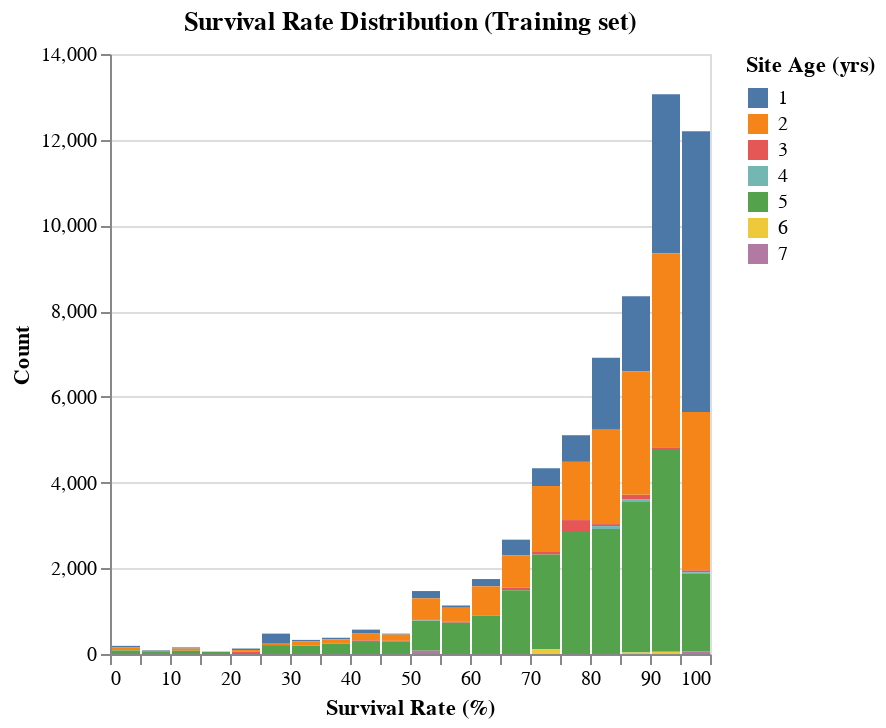

Write notebook code for a chart like this one.
### Code cell
target_barplot = alt.Chart(train_lookup).mark_bar().encode(
    x = alt.X('target:Q').bin(maxbins=40).title('Survival Rate (%)'),
    y = alt.Y('count()').title('Count'),
    color = alt.Color('Age:N').title('Site Age (yrs)'),
    
).properties(
    title='Survival Rate Distribution (Training set)'
)
target_barplot

### Figure 1 — Vega specification as saved in the notebook (floating-point values rounded to 4 significant figures)
{"$schema": "https://vega.github.io/schema/vega/v5.json", "data": [{"name": "source_0", "values": [{"Age": 1, "__count_end": 12200.0, "__count_start": 5648.0, "bin_maxbins_40_target": 95.0, "bin_maxbins_40_target_end": 100.0}, {"Age": 1, "__count_end": 6914.0, "__count_start": 5230.0, "bin_maxbins_40_target": 80.0, "bin_maxbins_40_target_end": 85.0}, {"Age": 1, "__count_end": 8347.0, "__count_start": 6592.0, "bin_maxbins_40_target": 85.0, "bin_maxbins_40_target_end": 90.0}, {"Age": 1, "__count_end": 13060.0, "__count_start": 9353.0, "bin_maxbins_40_target": 90.0, "bin_maxbins_40_target_end": 95.0}, {"Age": 1, "__count_end": 475.0, "__count_start": 453.0, "bin_maxbins_40_target": 45.0, "bin_maxbins_40_target_end": 50.0}, {"Age": 1, "__count_end": 5105.0, "__count_start": 4483.0, "bin_maxbins_40_target": 75.0, "bin_maxbins_40_target_end": 80.0}, {"Age": 1, "__count_end": 1749.0, "__count_start": 1578.0, "bin_maxbins_40_target": 60.0, "bin_maxbins_40_target_end": 65.0}, {"Age": 1, "__count_end": 4334.0, "__count_start": 3918.0, "bin_maxbins_40_target": 70.0, "bin_maxbins_40_target_end": 75.0}, {"Age": 1, "__count_end": 2668.0, "__count_start": 2305.0, "bin_maxbins_40_target": 65.0, "bin_maxbins_40_target_end": 70.0}, {"Age": 1, "__count_end": 569.0, "__count_start": 476.0, "bin_maxbins_40_target": 40.0, "bin_maxbins_40_target_end": 45.0}, {"Age": 1, "__count_end": 86.0, "__count_start": 72.0, "bin_maxbins_40_target": 5.0, "bin_maxbins_40_target_end": 10.0}, {"Age": 1, "__count_end": 1469.0, "__count_start": 1299.0, "bin_maxbins_40_target": 50.0, "bin_maxbins_40_target_end": 55.0}, {"Age": 1, "__count_end": 329.0, "__count_start": 297.0, "bin_maxbins_40_target": 30.0, "bin_maxbins_40_target_end": 35.0}, {"Age": 1, "__count_end": 1132.0, "__count_start": 1079.0, "bin_maxbins_40_target": 55.0, "bin_maxbins_40_target_end": 60.0}, {"Age": 1, "__count_end": 476.0, "__count_start": 239.0, "bin_maxbins_40_target": 25.0, "bin_maxbins_40_target_end": 30.0}, {"Age": 1, "__count_end": 379.0, "__count_start": 341.0, "bin_maxbins_40_target": 35.0, "bin_maxbins_40_target_end": 40.0}, {"Age": 1, "__count_end": 128.0, "__count_start": 92.0, "bin_maxbins_40_target": 20.0, "bin_maxbins_40_target_end": 25.0}, {"Age": 1, "__count_end": 190.0, "__count_start": 158.0, "bin_maxbins_40_target": 0.0, "bin_maxbins_40_target_end": 5.0}, {"Age": 1, "__count_end": 154.0, "__count_start": 127.0, "bin_maxbins_40_target": 10.0, "bin_maxbins_40_target_end": 15.0}, {"Age": 1, "__count_end": 56.0, "__count_start": 49.0, "bin_maxbins_40_target": 15.0, "bin_maxbins_40_target_end": 20.0}, {"Age": 2, "__count_end": 6592.0, "__count_start": 3713.0, "bin_maxbins_40_target": 85.0, "bin_maxbins_40_target_end": 90.0}, {"Age": 2, "__count_end": 5648.0, "__count_start": 1951.0, "bin_maxbins_40_target": 95.0, "bin_maxbins_40_target_end": 100.0}, {"Age": 2, "__count_end": 5230.0, "__count_start": 3030.0, "bin_maxbins_40_target": 80.0, "bin_maxbins_40_target_end": 85.0}, {"Age": 2, "__count_end": 3918.0, "__count_start": 2381.0, "bin_maxbins_40_target": 70.0, "bin_maxbins_40_target_end": 75.0}, {"Age": 2, "__count_end": 9353.0, "__count_start": 4823.0, "bin_maxbins_40_target": 90.0, "bin_maxbins_40_target_end": 95.0}, {"Age": 2, "__count_end": 2305.0, "__count_start": 1550.0, "bin_maxbins_40_target": 65.0, "bin_maxbins_40_target_end": 70.0}, {"Age": 2, "__count_end": 4483.0, "__count_start": 3125.0, "bin_maxbins_40_target": 75.0, "bin_maxbins_40_target_end": 80.0}, {"Age": 2, "__count_end": 1299.0, "__count_start": 809.0, "bin_maxbins_40_target": 50.0, "bin_maxbins_40_target_end": 55.0}, {"Age": 2, "__count_end": 476.0, "__count_start": 317.0, "bin_maxbins_40_target": 40.0, "bin_maxbins_40_target_end": 45.0}, {"Age": 2, "__count_end": 453.0, "__count_start": 308.0, "bin_maxbins_40_target": 45.0, "bin_maxbins_40_target_end": 50.0}, {"Age": 2, "__count_end": 1578.0, "__count_start": 909.0, "bin_maxbins_40_target": 60.0, "bin_maxbins_40_target_end": 65.0}, {"Age": 2, "__count_end": 72.0, "__count_start": 46.0, "bin_maxbins_40_target": 5.0, "bin_maxbins_40_target_end": 10.0}, {"Age": 2, "__count_end": 158.0, "__count_start": 83.0, "bin_maxbins_40_target": 0.0, "bin_maxbins_40_target_end": 5.0}, {"Age": 2, "__count_end": 297.0, "__count_start": 201.0, "bin_maxbins_40_target": 30.0, "bin_maxbins_40_target_end": 35.0}, {"Age": 2, "__count_end": 1079.0, "__count_start": 759.0, "bin_maxbins_40_target": 55.0, "bin_maxbins_40_target_end": 60.0}, {"Age": 2, "__count_end": 341.0, "__count_start": 247.0, "bin_maxbins_40_target": 35.0, "bin_maxbins_40_target_end": 40.0}, {"Age": 2, "__count_end": 239.0, "__count_start": 208.0, "bin_maxbins_40_target": 25.0, "bin_maxbins_40_target_end": 30.0}, {"Age": 2, "__count_end": 92.0, "__count_start": 54.0, "bin_maxbins_40_target": 20.0, "bin_maxbins_40_target_end": 25.0}, {"Age": 2, "__count_end": 127.0, "__count_start": 76.0, "bin_maxbins_40_target": 10.0, "bin_maxbins_40_target_end": 15.0}, {"Age": 2, "__count_end": 49.0, "__count_start": 47.0, "bin_maxbins_40_target": 15.0, "bin_maxbins_40_target_end": 20.0}, {"Age": 3, "__count_end": 3713.0, "__count_start": 3614.0, "bin_maxbins_40_target": 85.0, "bin_maxbins_40_target_end": 90.0}, {"Age": 3, "__count_end": 3030.0, "__count_start": 2985.0, "bin_maxbins_40_target": 80.0, "bin_maxbins_40_target_end": 85.0}, {"Age": 3, "__count_end": 2381.0, "__count_start": 2321.0, "bin_maxbins_40_target": 70.0, "bin_maxbins_40_target_end": 75.0}, {"Age": 3, "__count_end": 54.0, "__count_start": 23.0, "bin_maxbins_40_target": 20.0, "bin_maxbins_40_target_end": 25.0}, {"Age": 3, "__count_end": 1550.0, "__count_start": 1488.0, "bin_maxbins_40_target": 65.0, "bin_maxbins_40_target_end": 70.0}, {"Age": 3, "__count_end": 759.0, "__count_start": 730.0, "bin_maxbins_40_target": 55.0, "bin_maxbins_40_target_end": 60.0}, {"Age": 3, "__count_end": 4823.0, "__count_start": 4781.0, "bin_maxbins_40_target": 90.0, "bin_maxbins_40_target_end": 95.0}, {"Age": 3, "__count_end": 1951.0, "__count_start": 1909.0, "bin_maxbins_40_target": 95.0, "bin_maxbins_40_target_end": 100.0}, {"Age": 3, "__count_end": 201.0, "__count_start": 198.0, "bin_maxbins_40_target": 30.0, "bin_maxbins_40_target_end": 35.0}, {"Age": 3, "__count_end": 3125.0, "__count_start": 2870.0, "bin_maxbins_40_target": 75.0, "bin_maxbins_40_target_end": 80.0}, {"Age": 3, "__count_end": 909.0, "__count_start": 895.0, "bin_maxbins_40_target": 60.0, "bin_maxbins_40_target_end": 65.0}, {"Age": 3, "__count_end": 317.0, "__count_start": 281.0, "bin_maxbins_40_target": 40.0, "bin_maxbins_40_target_end": 45.0}, {"Age": 3, "__count_end": 247.0, "__count_start": 244.0, "bin_maxbins_40_target": 35.0, "bin_maxbins_40_target_end": 40.0}, {"Age": 3, "__count_end": 308.0, "__count_start": 287.0, "bin_maxbins_40_target": 45.0, "bin_maxbins_40_target_end": 50.0}, {"Age": 3, "__count_end": 809.0, "__count_start": 786.0, "bin_maxbins_40_target": 50.0, "bin_maxbins_40_target_end": 55.0}, {"Age": 4, "__count_end": 3614.0, "__count_start": 3556.0, "bin_maxbins_40_target": 85.0, "bin_maxbins_40_target_end": 90.0}, {"Age": 4, "__count_end": 1909.0, "__count_start": 1865.0, "bin_maxbins_40_target": 95.0, "bin_maxbins_40_target_end": 100.0}, {"Age": 4, "__count_end": 2985.0, "__count_start": 2916.0, "bin_maxbins_40_target": 80.0, "bin_maxbins_40_target_end": 85.0}, {"Age": 4, "__count_end": 786.0, "__count_start": 776.0, "bin_maxbins_40_target": 50.0, "bin_maxbins_40_target_end": 55.0}, {"Age": 5, "__count_end": 2916.0, "__count_start": 0.0, "bin_maxbins_40_target": 80.0, "bin_maxbins_40_target_end": 85.0}, {"Age": 5, "__count_end": 3556.0, "__count_start": 33.0, "bin_maxbins_40_target": 85.0, "bin_maxbins_40_target_end": 90.0}, {"Age": 5, "__count_end": 4781.0, "__count_start": 51.0, "bin_maxbins_40_target": 90.0, "bin_maxbins_40_target_end": 95.0}, {"Age": 5, "__count_end": 1865.0, "__count_start": 60.0, "bin_maxbins_40_target": 95.0, "bin_maxbins_40_target_end": 100.0}, {"Age": 5, "__count_end": 287.0, "__count_start": 0.0, "bin_maxbins_40_target": 45.0, "bin_maxbins_40_target_end": 50.0}, {"Age": 5, "__count_end": 2870.0, "__count_start": 0.0, "bin_maxbins_40_target": 75.0, "bin_maxbins_40_target_end": 80.0}, {"Age": 5, "__count_end": 1488.0, "__count_start": 0.0, "bin_maxbins_40_target": 65.0, "bin_maxbins_40_target_end": 70.0}, {"Age": 5, "__count_end": 2321.0, "__count_start": 112.0, "bin_maxbins_40_target": 70.0, "bin_maxbins_40_target_end": 75.0}, {"Age": 5, "__count_end": 776.0, "__count_start": 77.0, "bin_maxbins_40_target": 50.0, "bin_maxbins_40_target_end": 55.0}, {"Age": 5, "__count_end": 730.0, "__count_start": 0.0, "bin_maxbins_40_target": 55.0, "bin_maxbins_40_target_end": 60.0}, {"Age": 5, "__count_end": 895.0, "__count_start": 0.0, "bin_maxbins_40_target": 60.0, "bin_maxbins_40_target_end": 65.0}, {"Age": 5, "__count_end": 244.0, "__count_start": 0.0, "bin_maxbins_40_target": 35.0, "bin_maxbins_40_target_end": 40.0}, {"Age": 5, "__count_end": 281.0, "__count_start": 0.0, "bin_maxbins_40_target": 40.0, "bin_maxbins_40_target_end": 45.0}, {"Age": 5, "__count_end": 46.0, "__count_start": 0.0, "bin_maxbins_40_target": 5.0, "bin_maxbins_40_target_end": 10.0}, {"Age": 5, "__count_end": 198.0, "__count_start": 0.0, "bin_maxbins_40_target": 30.0, "bin_maxbins_40_target_end": 35.0}, {"Age": 5, "__count_end": 83.0, "__count_start": 0.0, "bin_maxbins_40_target": 0.0, "bin_maxbins_40_target_end": 5.0}, {"Age": 5, "__count_end": 208.0, "__count_start": 0.0, "bin_maxbins_40_target": 25.0, "bin_maxbins_40_target_end": 30.0}, {"Age": 5, "__count_end": 47.0, "__count_start": 0.0, "bin_maxbins_40_target": 15.0, "bin_maxbins_40_target_end": 20.0}, {"Age": 5, "__count_end": 23.0, "__count_start": 0.0, "bin_maxbins_40_target": 20.0, "bin_maxbins_40_target_end": 25.0}, {"Age": 5, "__count_end": 76.0, "__count_start": 0.0, "bin_maxbins_40_target": 10.0, "bin_maxbins_40_target_end": 15.0}, {"Age": 6, "__count_end": 33.0, "__count_start": 0.0, "bin_maxbins_40_target": 85.0, "bin_maxbins_40_target_end": 90.0}, {"Age": 6, "__count_end": 112.0, "__count_start": 0.0, "bin_maxbins_40_target": 70.0, "bin_maxbins_40_target_end": 75.0}, {"Age": 6, "__count_end": 51.0, "__count_start": 0.0, "bin_maxbins_40_target": 90.0, "bin_maxbins_40_target_end": 95.0}, {"Age": 7, "__count_end": 77.0, "__count_start": 0.0, "bin_maxbins_40_target": 50.0, "bin_maxbins_40_target_end": 55.0}, {"Age": 7, "__count_end": 60.0, "__count_start": 0.0, "bin_maxbins_40_target": 95.0, "bin_maxbins_40_target_end": 100.0}]}, {"name": "source_0_color_domain_Age", "values": [{"Age": 1}, {"Age": 2}, {"Age": 3}, {"Age": 4}, {"Age": 5}, {"Age": 6}, {"Age": 7}]}], "signals": [{"name": "bin_maxbins_40_target_bins", "value": {"fields": ["target"], "fname": "bin_target", "start": 0.0, "step": 5.0, "stop": 100.0}}], "marks": [{"type": "rect", "name": "marks", "from": {"data": "source_0"}, "encode": {"update": {"fill": {"field": "Age", "scale": "color"}, "x": {"field": "bin_maxbins_40_target_end", "scale": "x", "offset": {"signal": "0.5 + (abs(scale(\"x\", datum[\"bin_maxbins_40_target_end\"]) - scale(\"x\", datum[\"bin_maxbins_40_target\"])) < 0.25 ? 0.5 * (0.25 - (abs(scale(\"x\", datum[\"bin_maxbins_40_target_end\"]) - scale(\"x\", datum[\"bin_maxbins_40_target\"])))) : -0.5)"}}, "y": {"field": "__count_end", "scale": "y"}, "y2": {"field": "__count_start", "scale": "y"}, "x2": {"field": "bin_maxbins_40_target", "scale": "x", "offset": {"signal": "0.5 + (abs(scale(\"x\", datum[\"bin_maxbins_40_target_end\"]) - scale(\"x\", datum[\"bin_maxbins_40_target\"])) < 0.25 ? -0.5 * (0.25 - (abs(scale(\"x\", datum[\"bin_maxbins_40_target_end\"]) - scale(\"x\", datum[\"bin_maxbins_40_target\"])))) : 0.5)"}}}}, "style": ["bar"]}], "scales": [{"name": "x", "type": "linear", "domain": {"signal": "[bin_maxbins_40_target_bins.start, bin_maxbins_40_target_bins.stop]"}, "range": [0, {"signal": "width"}], "bins": {"signal": "bin_maxbins_40_target_bins"}, "zero": false}, {"name": "y", "type": "linear", "domain": {"data": "source_0", "fields": ["__count_start", "__count_end"]}, "range": [{"signal": "height"}, 0], "zero": true, "nice": true}, {"name": "color", "type": "ordinal", "domain": {"data": "source_0_color_domain_Age", "field": "Age", "sort": true}, "range": "category"}], "axes": [{"scale": "y", "labels": false, "aria": false, "gridScale": "x", "tickCount": {"signal": "ceil(height/40)"}, "minExtent": 0, "ticks": false, "domain": false, "zindex": 0, "orient": "left", "maxExtent": 0, "grid": true}, {"scale": "x", "labelOverlap": true, "title": "Survival Rate (%)", "orient": "bottom", "labelFlush": true, "tickCount": {"signal": "ceil(width/10)"}, "zindex": 0, "grid": false}, {"scale": "y", "orient": "left", "title": "Count", "labelOverlap": true, "zindex": 0, "grid": false, "tickCount": {"signal": "ceil(height/40)"}}], "title": {"text": "Survival Rate Distribution (Training set)", "frame": "group"}, "style": "cell", "legends": [{"title": "Site Age (yrs)", "fill": "color", "symbolType": "square"}], "background": "white", "width": 300, "height": 300, "padding": 5}
